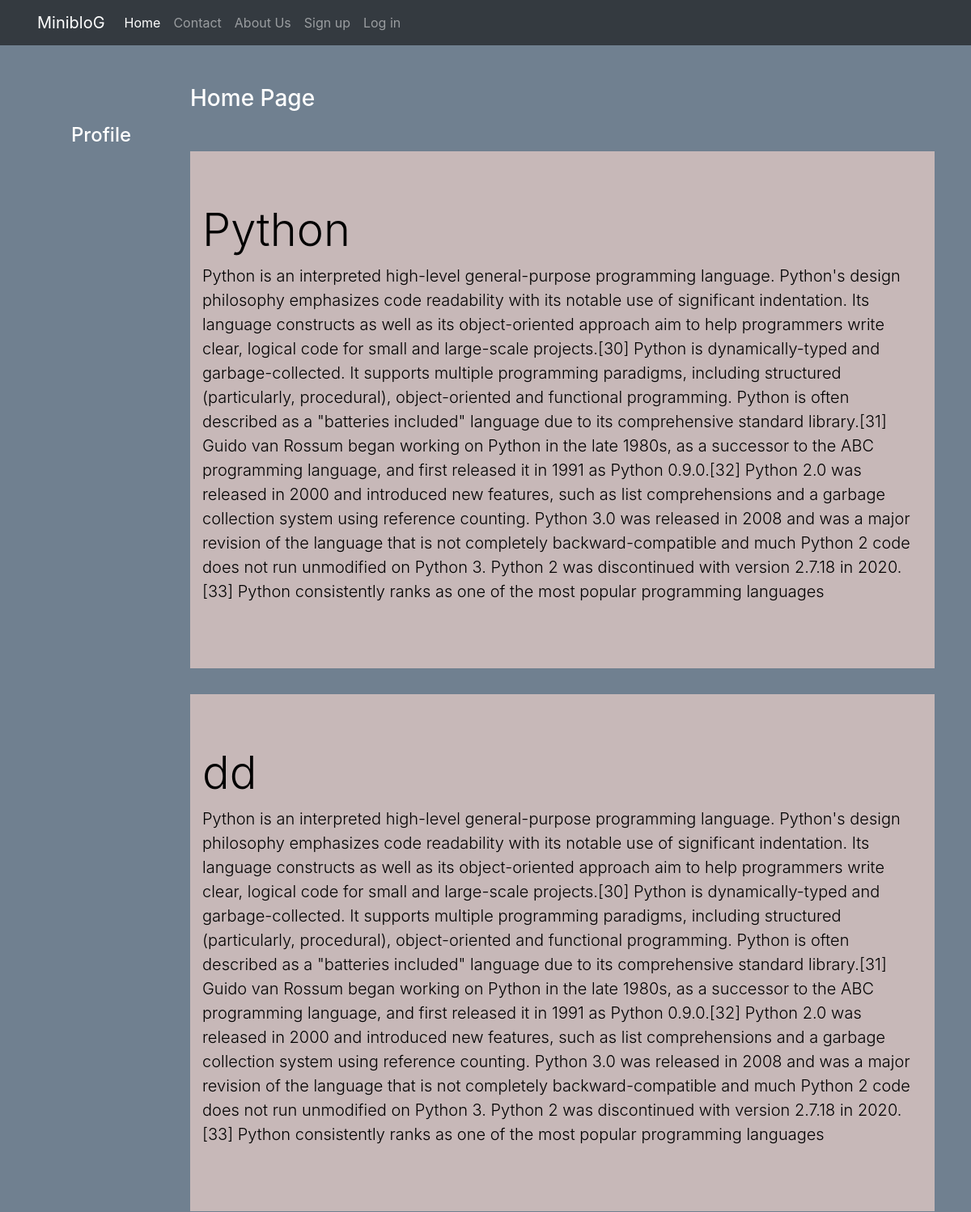
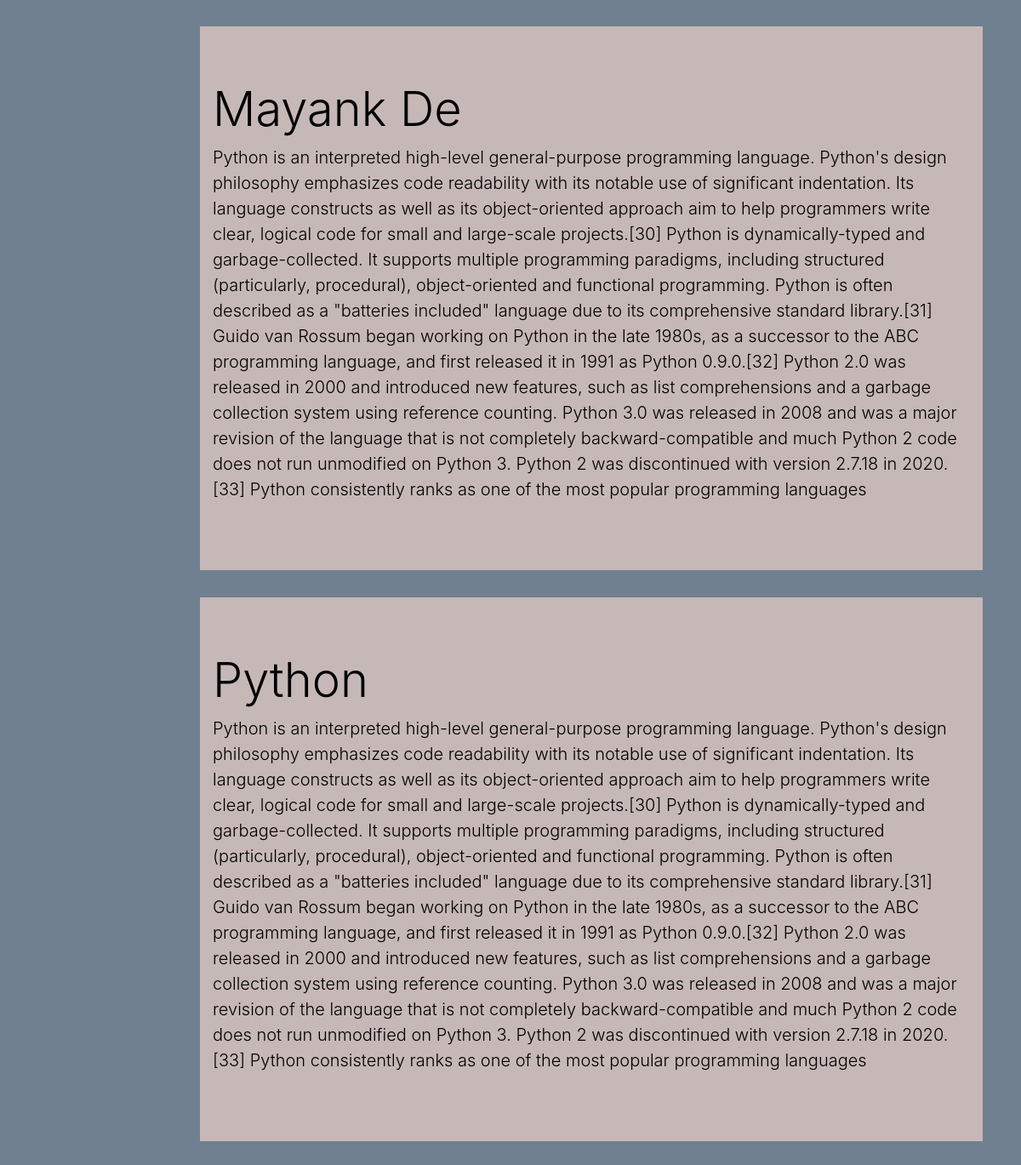
The page / on the database its author committed (2 pictures, top to bottom).
### blog/models.py (models this page shows, shortened)
class Post(models.Model):
    title=models.CharField(max_length=150)
    desc=models.TextField()

### blog/views.py (the view)
# urls.py: 2. Add a URL to urlpatterns:  path('', views.home, name='home')
def home(request):
    posts = Post.objects.all()
    return render(request,'blog/home.html',{'posts':posts})

### blog/templates/blog/home.html (shortened to what this page needs)
{% extends 'blog/base.html' %}
{% load static %}
{% block side %}
<div class="col-sm-2 text-white my-5 text-center">
    <h4 class="my-5">Profile</h4>
</div>
{% endblock side %}
{% block content %}
<div class="col-sm-10 ">
    <h3 class="text-white my-5">Home Page</h3>
    {% for post in posts %}
    <div class="jumbotron jumbotron-fluid jumbo">
        <div class="container">
            <h1 class="display-4 font-wieght-bold">{{post.title}}</h1>
            <p class="lead">{{post.desc}}</p>
        </div>
    </div>
    {% endfor %}
</div>
{% endblock content %}

### blog/templates/blog/base.html (shortened to what this page needs)
<!doctype html>
{% load static %}
<html lang="en">
<head>
<link rel="stylesheet" href="https://maxcdn.bootstrapcdn.com/bootstrap/4.0.0/css/bootstrap.min.css">
  <link rel="stylesheet" href="{% static 'blog/css/styles.css' %}">
</head>
<body>
  <div class="container-fluid bg-dark">
    {% include 'blog/navbar.html' %}
  </div>
  <div class="container">
    <div class="row">
      <div class="col-sm-12">
      </div>
    </div>
    <div class="row">
      {% block side %}
      {% endblock side %}
      {% block content %}
      {% endblock content %}
    </div>
  </div>
</body>
</html>

### blog/templates/blog/navbar.html (shortened to what this page needs)
<nav class="navbar navbar-expand-lg navbar-dark bg-dark">
  <div class="container-fluid">
    <a class="navbar-brand" href="#">MinibloG</a>
    <div class="collapse navbar-collapse" id="navbarNav">
      <ul class="navbar-nav">
        <li class="nav-item">
          <a class="nav-link active" aria-current="page" href="/">Home</a>
        </li>
        <li class="nav-item">
          <a class="nav-link" href="{% url 'contact' %}">Contact</a>
        </li>
        <li class="nav-item">
          <a class="nav-link" href="{% url 'about' %}">About Us</a>
        </li>
        {% if request.user.is_authenticated %}
        <li class="nav-item">
          <a class="nav-link" href="{% url 'dashboard' %}">Dashboard</a>
        </li>
        <li class="nav-item">
          <a class="nav-link" href="{% url 'logout' %}">Log Out</a>
        </li>
        {% else %}
        <li class="nav-item">
          <a class="nav-link" href="{% url 'signup' %}">Sign up</a>
        </li>
        <li class="nav-item">
          <a class="nav-link" href="{% url 'login' %}">Log in</a>
        </li>
        {% endif %}
      </ul>
    </div>
  </div>
</nav>

### blog/static/blog/css/styles.css (style rules this page uses)
body { background-color: slategrey; color: black; }
.jumbo { background-color: rgb(199, 184, 184); }

### rows shown on the page
Post: title "Python", desc "Python is an interpreted high-level general-purpose programming language. Python's design philosophy emphasizes code readability with its notable use of significant indentation. Its language constructs as well as its object-oriented approach aim to help programmers write clear, logical code for small and large-scale projects.[30] Python is dynamically-typed and garbage-collected. It supports multiple programming paradigms, including structured (particularly, procedural), object-oriented and functional programming. Python is often described as a \"batteries included\" language due to its comprehensive standard library.[31] Guido van Rossum began working on Python in the late 1980s, as a…"
Post: title "dd", desc "Python is an interpreted high-level general-purpose programming language. Python's design philosophy emphasizes code readability with its notable use of significant indentation. Its language constructs as well as its object-oriented approach aim to help programmers write clear, logical code for small and large-scale projects.[30] Python is dynamically-typed and garbage-collected. It supports multiple programming paradigms, including structured (particularly, procedural), object-oriented and functional programming. Python is often described as a \"batteries included\" language due to its comprehensive standard library.[31] Guido van Rossum began working on Python in the late 1980s, as a…"
Post: title "Mayank De", desc "Python is an interpreted high-level general-purpose programming language. Python's design philosophy emphasizes code readability with its notable use of significant indentation. Its language constructs as well as its object-oriented approach aim to help programmers write clear, logical code for small and large-scale projects.[30] Python is dynamically-typed and garbage-collected. It supports multiple programming paradigms, including structured (particularly, procedural), object-oriented and functional programming. Python is often described as a \"batteries included\" language due to its comprehensive standard library.[31] Guido van Rossum began working on Python in the late 1980s, as a…"
Post: title "Python", desc "Python is an interpreted high-level general-purpose programming language. Python's design philosophy emphasizes code readability with its notable use of significant indentation. Its language constructs as well as its object-oriented approach aim to help programmers write clear, logical code for small and large-scale projects.[30] Python is dynamically-typed and garbage-collected. It supports multiple programming paradigms, including structured (particularly, procedural), object-oriented and functional programming. Python is often described as a \"batteries included\" language due to its comprehensive standard library.[31] Guido van Rossum began working on Python in the late 1980s, as a…"
